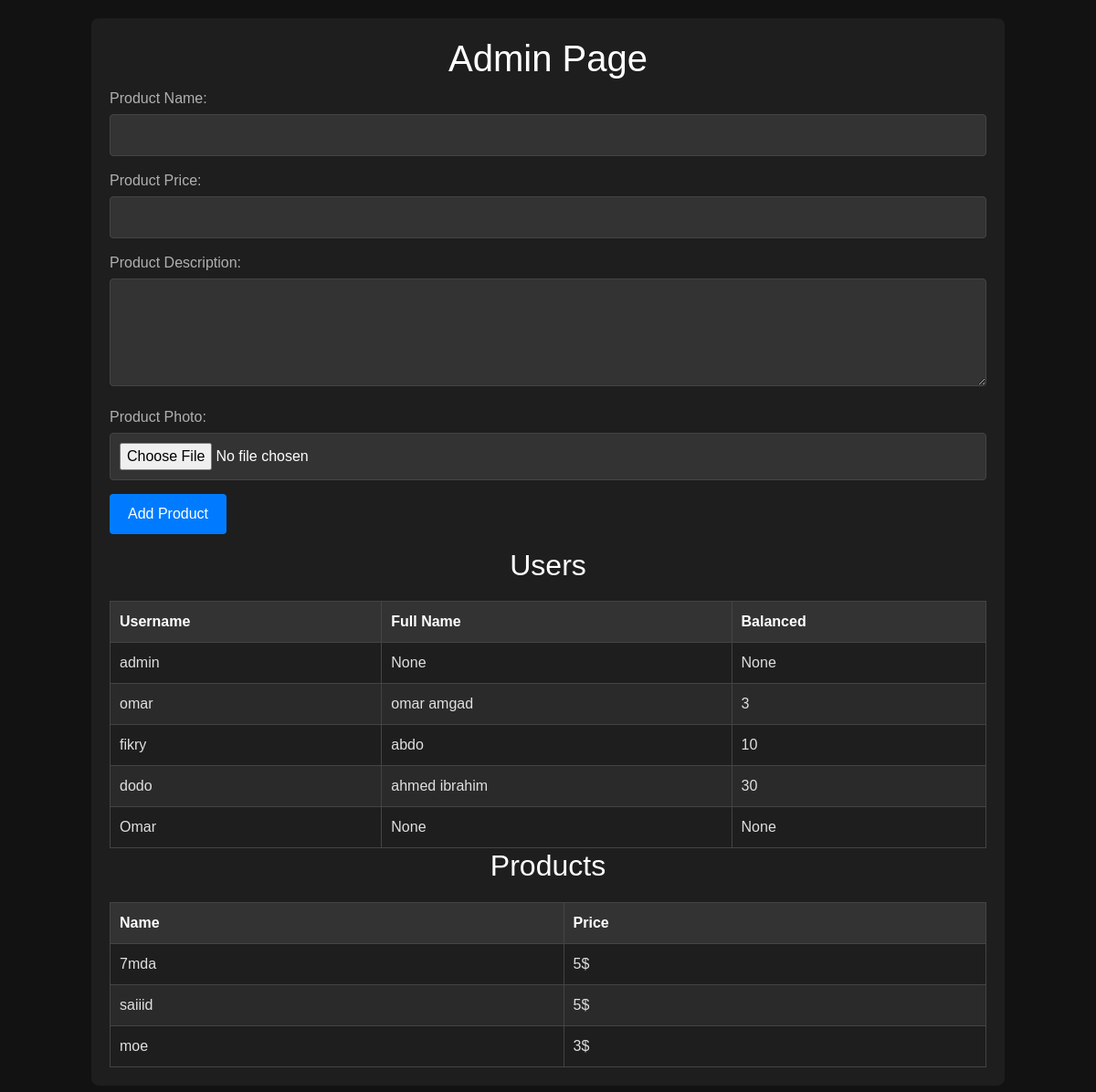
Page /admin (signed in) on the earlier database version.
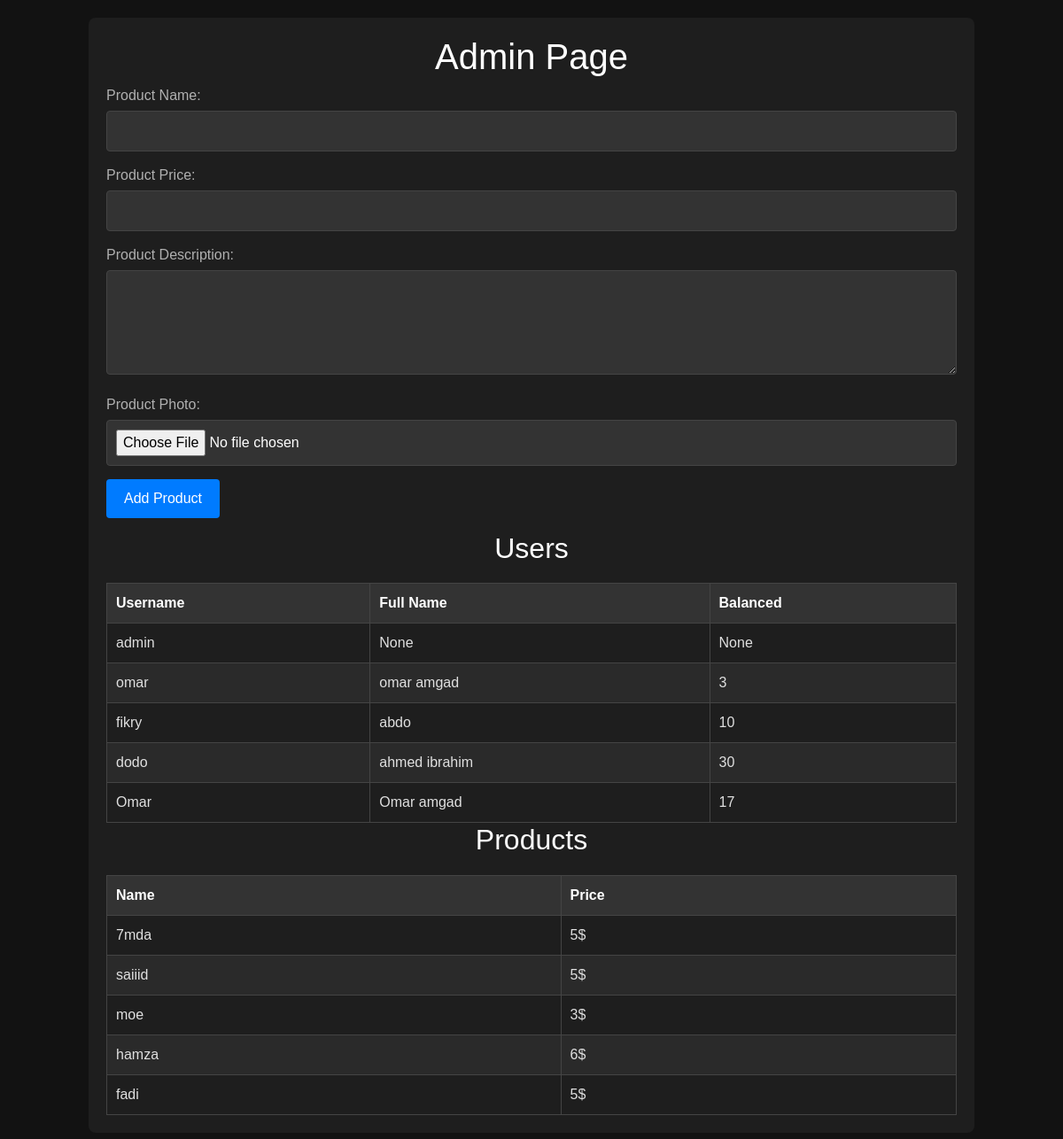
Same page on the later database version.
### tables this page shows
CREATE TABLE users (
			id INTEGER PRIMARY KEY AUTOINCREMENT,
			username TEXT NOT NULL UNIQUE,
			password TEXT NOT NULL,
            fullname TEXT ,
            balnaced INTEGER,
            photo_name TEXT
        );

CREATE TABLE "products" (
			id INTEGER PRIMARY KEY AUTOINCREMENT,
			productname TEXT NOT NULL UNIQUE,
            price INTEGER NOT NULL,
            photo TEXT,
            description TEXT
		);

### app.py (the view, shortened to what this page needs)
@app.route('/admin', methods=['GET', 'POST'])
def admin():
    if 'username' in session:
        if not session['username'] == 'admin':
            return f"Your not admin soo FUCK YOU AND GET OUT"
        users = db.get_all_users(connection)
        products = db.get_all_product(connection)
        return render_template('admin.html',users = users, products = products)
    else:
        return redirect(url_for('login'))

### db.py (called while the page is built)
def get_all_users(connection):#admin
    cursor = connection.cursor()
    query = 'SELECT * FROM users'
    cursor.execute(query)
    return cursor.fetchall()

def get_all_product(connection):#admin
    cursor = connection.cursor()
    query = 'SELECT * FROM products'
    cursor.execute(query)
    return cursor.fetchall()

### Templates/admin.html (shortened to what this page needs)
<!DOCTYPE html>
<html lang="en">
<head>
    <link rel="stylesheet" href="{{ url_for('static', filename='Styles/bootstrap.min.css') }}" />
    <link rel="stylesheet" href="{{ url_for('static', filename='Styles/styles.css') }}">
</head>
<body>
    <div class="container">
        <h1>Admin Page</h1>
        <form id="product-form" enctype="multipart/form-data" method="post" action="{{ url_for('admin') }}">
            <div class="form-group">
                <label for="product-name">Product Name:</label>
                <input type="text" id="product-name" name="product-name" required>
            </div>
            <div class="form-group" >
                <label for="product-price">Product Price:</label>
                <input type="number" id="product-price" name="product-price" step="0.01" required>
            </div>
            <div class="form-group">
                <label for="product-description">Product Description:</label>
                <textarea id="product-description" name="product-description" rows="4" required></textarea>
            </div>
            <div class="form-group">
                <label for="product-photo">Product Photo:</label>
                <input type="file" id="product-photo" name="product-photo" required></input>
            </div>
            <div class="form-group">
                <button type="submit">Add Product</button>
            </div>
        </form>
        <h2>Users</h2>
        <table id="users-table">
            <thead>
                <tr>
                    <th>Username</th>
                    <th>Full Name</th>
                    <th>Balanced</th>
                </tr>
            </thead>
            <tbody>
                {% for user in users %}
                <tr>
                    <td>{{ user[1] }}</td>
                    <td>{{ user[3] }}</td>
                    <td>{{ user[4] }}</td>
                </tr>
                {% endfor %}
            </tbody>
        </table>
        <h2>Products</h2>
        <table id="Product-table">
            <thead>
                <tr>
                    <th>Name</th>
                    <th>Price</th>
                </tr>
            </thead>
            <tbody>
                {% for product in products %}
                <tr>
                    <td>{{ product[1] }}</td>
                    <td>{{ product[2] }}$</td>
                </tr>
                {% endfor %}
            </tbody>
        </table>
    </div>
</body>
</html>

### Static/Styles/styles.css (style rules this page uses)
body { font-family: Arial, sans-serif; margin: 0; padding: 0; background-color: #121212; color: #e0e0e0; }

### Templates/admin.html (style rules this page uses)
body { font-family: Arial, sans-serif; margin: 20px; background-color: #121212; color: #e0e0e0; }
.container { max-width: 1000px; margin: auto; background-color: #1e1e1e; padding: 20px; border-radius: 8px; }
h1, h2 { color: #ffffff; text-align: center; }
.form-group { margin-bottom: 15px; }
.form-group label { display: block; margin-bottom: 5px; color: #b0b0b0; }
.form-group input, .form-group textarea { width: 100%; padding: 10px; box-sizing: border-box; background-color: #333333; color: #ffffff; border: 1px solid #444444; border-radius: 4px; }
.form-group button { padding: 10px 20px; background-color: #007bff; color: #ffffff; border: none; border-radius: 4px; cursor: pointer; }
table { width: 100%; border-collapse: collapse; margin-top: 20px; }
table, th, td { border: 1px solid #444444; }
th, td { padding: 10px; text-align: left; }
th { background-color: #333333; color: #ffffff; }
tr:nth-child(even) { background-color: #2a2a2a; }

Differences in the rows shown:
changed users "Omar": fullname "None" → "Omar amgad"; balnaced "None" → "17"
added products: productname "hamza", price "6"
added products: productname "fadi", price "5"
